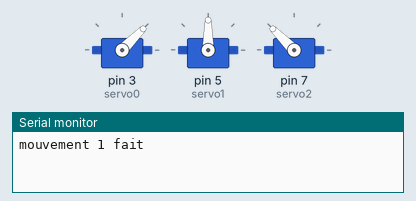
This sketch was run on a simulated Arduino Uno, built with avr-gcc and run on an emulated ATmega328P. Shown: 3 × servo, the last lines printed to the serial monitor.

Above: at 2.05 s.
At 4.0 s:
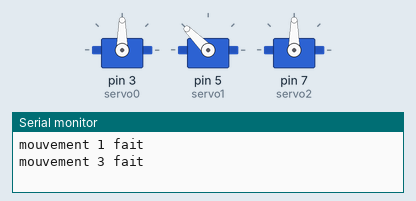
Timing chart, 0 to 6.6 s (numbered marks = the images above):
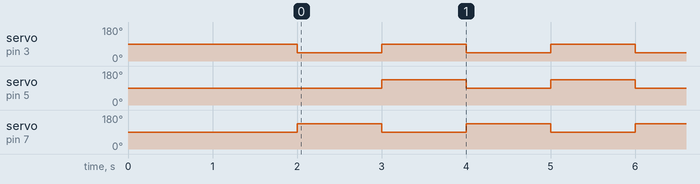

The sketch:

snake_walk_V2.ino
```cpp
 #include <Servo.h>
Servo servo0;
Servo servo1;
Servo servo2;
int tet[3]={45,90,135}; //ce sont les angles que prendont les servos
// essayer en parcourant letableau de droite a gauche et de gauche a droite
/* l'angle d'un servo va dépendre de celui du servo avant lui
etat sera lié avec tet chaque état définira une action des servo 0=45°  1=90°  2=135°
*/
int etat0; //etat du servo0
int etat1;
int etat2;
/* on utiliseras un système d'action passé et en cours pour déterminer la suivante
nxtangle sont les angles visés
*/
int nxtangle0; // prochains angles a atteindre pour servo0
int nxtangle1;
int nxtangle2;

void setup() {
Serial.begin(9600);
  servo0.attach(3);
  servo1.attach(5);
  servo2.attach(7);
  servo0.write(90);
  servo1.write(90);
  servo2.write(90);

  nxtangle0=tet[0];
  etat0=1;
  etat1=1;
  etat2=1;
  delay(2000);

}
// on va d'abord s'occuper du servo0 et ensuite adapter les autres à celui-ci
void loop() {
  /*on fait une boucle qui si le servo et a un angle donné est que sa position suivante est a un autre angle
  demandera au servo d'aller a ce nouvel angle
  */
  if(etat0==1 && nxtangle0==tet[0]){
    servo0.write(tet[0]);
    servo1.write(tet[1]);
    servo2.write(tet[2]);
    nxtangle0=tet[etat0];
    etat0=0;
    Serial.println("mouvement 1 fait");
    delay(1000);
  }
  else if(etat0==1 && nxtangle0==tet[2]){
    servo0.write(tet[2]);
    servo1.write(tet[1]);
    servo2.write(tet[0]);
    nxtangle0=tet[etat0];
    etat0=2;
    Serial.println("mouvement 2 fait");
    delay(1000);
  }
  else if (etat0=2 && nxtangle0==tet[1]){ //la condition sur nxtangle est inutile ici
    servo0.write(tet[1]);
    servo1.write(tet[2]);
    servo2.write(tet[1]);
    nxtangle0=tet[0];
    etat0=1;
    Serial.println("mouvement 3 fait");
    delay(1000);
  }
  else{
    servo0.write(tet[1]);
    servo1.write(tet[2]);
    servo2.write(tet[1]);
    nxtangle0=tet[2];
    etat0=1;
    Serial.println("mouvement 4 fait");
    delay(1000);
  }

 // for(int i=0,i>len(tet),i++)
}


/* ce prgrm semble trop complexe pour seulement 3 servo il y aura in-fine 8 ou 9 servo il faut siplifié le prgrm
utilisation d'une boucle for pour gérer la vitesse de rotation et de if pour gérer les servos
*/

// NE FONCTIONNE ABSOLUMENT PAS
```

Measured:
- by itself, servo on pin 3 (servo0): alternates 90° for 1.0 s and 45° for 1.0 s
- by itself, servo on pin 5 (servo1), servo on pin 7 (servo2): alternates 135° for 1.0 s and 90° for 1.0 s
